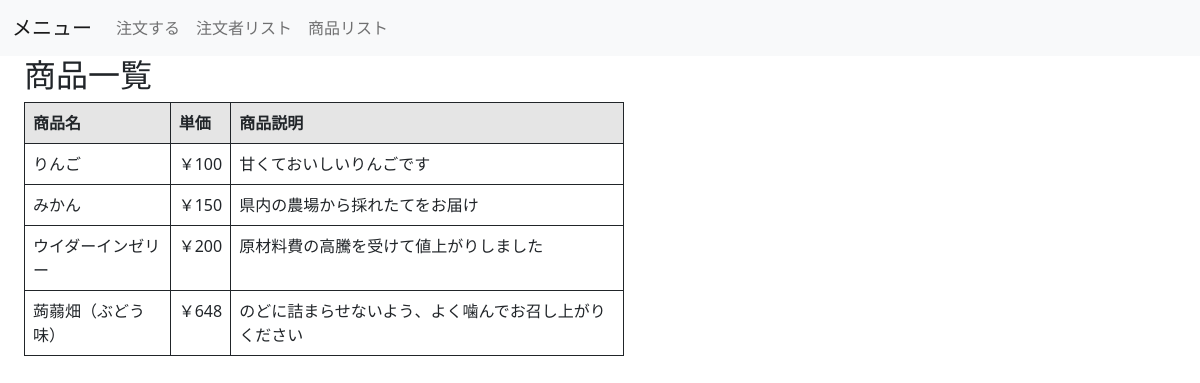
The app's page /market/goods_list with its own data.
### market/models.py (models this page shows, shortened)
class Goods(models.Model):
    name = models.CharField(
        verbose_name='商品名',
        max_length=200
    )
    price = models.IntegerField(
        verbose_name='単価'
    )
    description = models.TextField(
        verbose_name='説明',
        max_length=500
    )
    class Meta:
        verbose_name = ('商品')
        verbose_name_plural = ('商品')

### market/views.py (the view)
# urls.py: path('goods_list', views.GoodsListView.as_view(), name='goods_list'),
class GoodsListView(generic.ListView):
    template_name = 'market/goods_list.html'
    model = Goods
    def get_context_data(self, **kwargs):
        context = super().get_context_data(**kwargs)
        order_obj = Order.objects.all()
        context['order_list'] = order_obj
        return context

### templates/market/goods_list.html
{% extends "market/base.html" %}
{% block content %}
<h2>商品一覧</h2>
<table class="table table-bordered border-dark" style="width: 600px">
    <thead class="table-active">
        <tr>
            <th>商品名</th>
            <th>単価</th>
            <th>商品説明</th>
        </tr>
    </thead>
    <tbody>
        {% for goods in goods_list %}
        <tr>
            <td>{{ goods.name }}</td>
            <td>￥{{ goods.price }}</td>
            <td>{{ goods.description }}</td>
        </tr>
        {% endfor %}
    </tbody>
</table>
{% endblock %}

### records on screen
Goods: name "りんご", price "100", description "甘くておいしいりんごです"
Goods: name "みかん", price "150", description "県内の農場から採れたてをお届け"
Goods: name "ウイダーインゼリー", price "200", description "原材料費の高騰を受けて値上がりしました"
Goods: name "蒟蒻畑（ぶどう味）", price "648", description "のどに詰まらせないよう、よく噛んでお召し上がりください"
